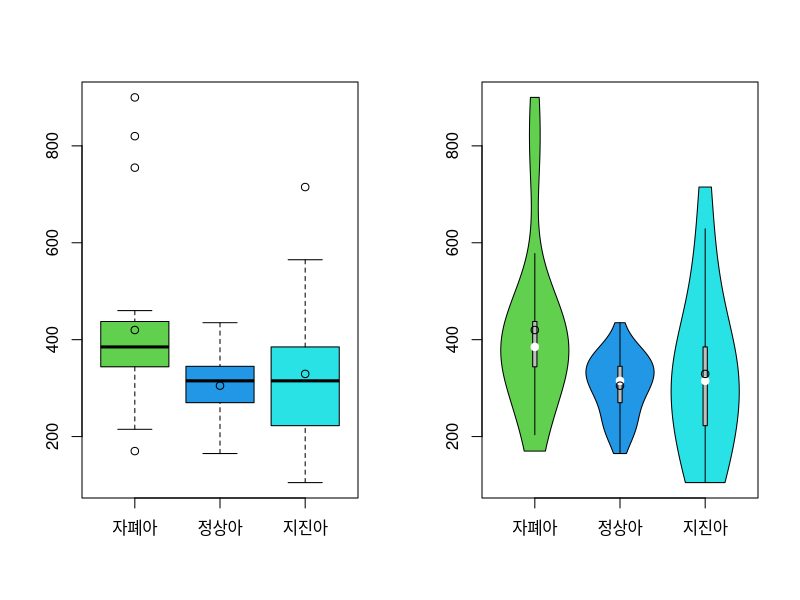

The R script that drew this image:
# 자폐아
autistic <- c(
  755, 365, 820, 900, 170,
  300, 325, 385, 380, 215,
  400, 343, 415, 345, 410,
  460, 225, 440, 400, 360,
  435, 450, 360
)
# 정상아
normal <- c(
  165, 390, 290, 435, 235,
  345, 320, 330, 205, 375,
  345, 305, 220, 270, 355,
  360, 335, 305, 325, 245,
  285, 370, 345, 345, 230,
  370, 285, 315, 195, 270,
  305, 375, 220
)
# 지진아
retard <- c(
  380, 510, 315, 565, 715,
  380, 390, 245, 155, 335,
  295, 200, 105, 105, 245
)
par(mfrow = c(1, 2))
boxplot(
  autistic,
  normal,
  retard,
  col = 3:5,
  names = c('자폐아', '정상아', '지진아')
)
points(c(mean(autistic), mean(normal), mean(retard)))
library(vioplot)
vioplot(
  autistic,
  normal,
  retard,
  col = 3:5,
  rectCol = 'grey',
  names = c('자폐아', '정상아', '지진아')
)
points(c(mean(autistic), mean(normal), mean(retard)))

rate <- c(
  autistic,
  normal,
  retard
)
group <- factor(rep(c('자폐아', '정상아', '지진아'), c(length(autistic), length(normal), length(retard))))
aov(rate~group)
